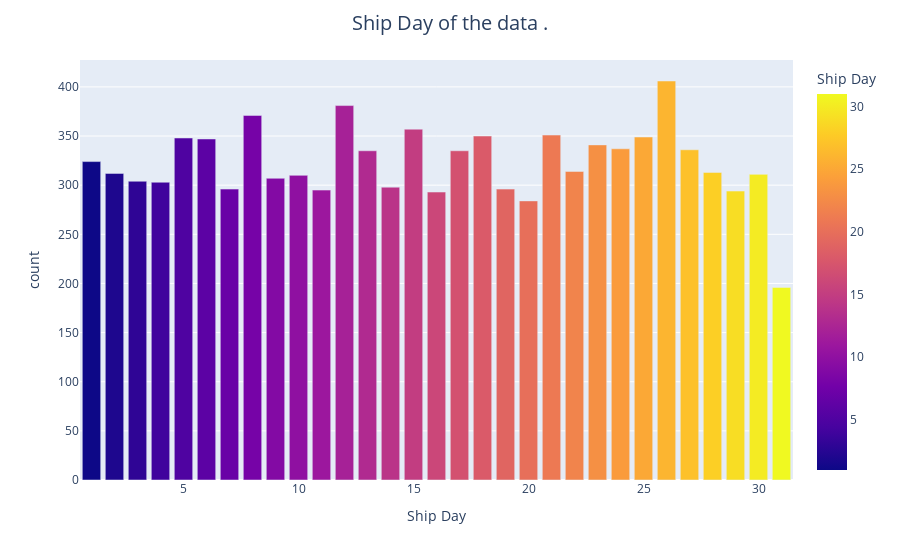

The notebook cell saved with this chart:
### Code cell
fig=px.bar(df['Ship Day'].value_counts().reset_index(), x='Ship Day', y='count', color='Ship Day',color_discrete_sequence=brown1)
fig.update_layout(
    title="Ship Day of the data .",
    title_x=0.5,  # Centers the title
    title_font=dict(size=20)  # Changes the font size
)
fig.show()

### Figure 1 — Plotly figure (JSON) as saved in the notebook; plotly's stock layout.template omitted (floating-point values rounded to 4 significant figures)
{"data": [{"alignmentgroup": "True", "hovertemplate": "Ship Day=%{marker.color}<br>count=%{y}<extra></extra>", "legendgroup": "", "marker": {"color": [26, 12, 8, 15, 21, 18, 25, 5, 6, 23, 24, 27, 13, 17, 1, 22, 28, 2, 30, 10, 9, 3, 4, 14, 7, 19, 11, 29, 16, 20, 31], "coloraxis": "coloraxis", "pattern": {"shape": ""}}, "name": "", "offsetgroup": "", "orientation": "v", "showlegend": false, "textposition": "auto", "type": "bar", "x": [26, 12, 8, 15, 21, 18, 25, 5, 6, 23, 24, 27, 13, 17, 1, 22, 28, 2, 30, 10, 9, 3, 4, 14, 7, 19, 11, 29, 16, 20, 31], "xaxis": "x", "y": [406, 381, 371, 357, 351, 350, 349, 348, 347, 341, 337, 336, 335, 335, 324, 314, 313, 312, 311, 310, 307, 304, 303, 298, 296, 296, 295, 294, 293, 284, 196], "yaxis": "y"}], "layout": {"barmode": "relative", "coloraxis": {"colorbar": {"title": {"text": "Ship Day"}}, "colorscale": [[0, "#0d0887"], [0.1111, "#46039f"], [0.2222, "#7201a8"], [0.3333, "#9c179e"], [0.4444, "#bd3786"], [0.5556, "#d8576b"], [0.6667, "#ed7953"], [0.7778, "#fb9f3a"], [0.8889, "#fdca26"], [1, "#f0f921"]]}, "legend": {"tracegroupgap": 0}, "margin": {"t": 60}, "title": {"font": {"size": 20}, "text": "Ship Day of the data .", "x": 0.5}, "xaxis": {"anchor": "y", "domain": [0, 1], "title": {"text": "Ship Day"}}, "yaxis": {"anchor": "x", "domain": [0, 1], "title": {"text": "count"}}}}
